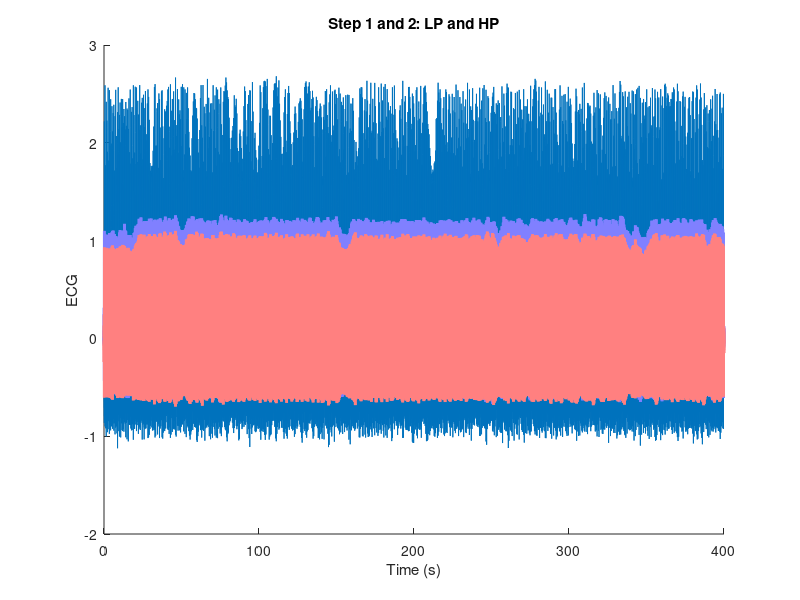
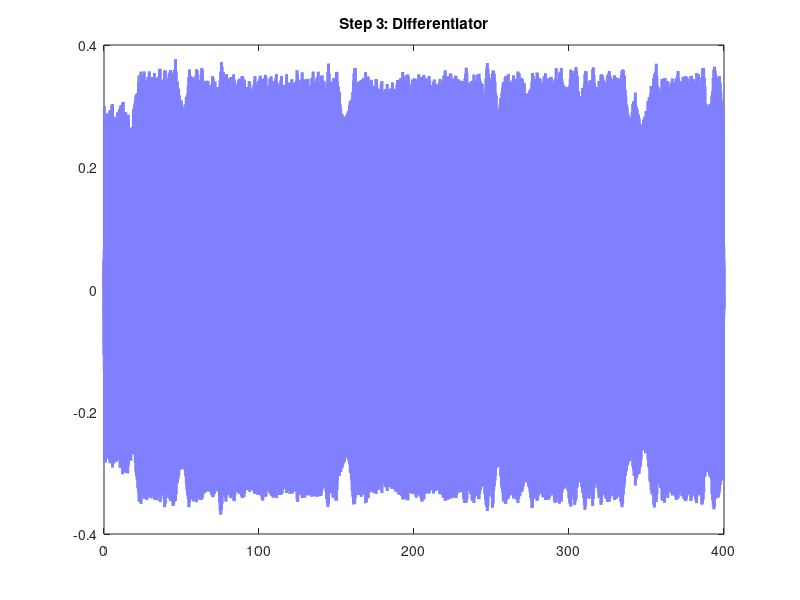
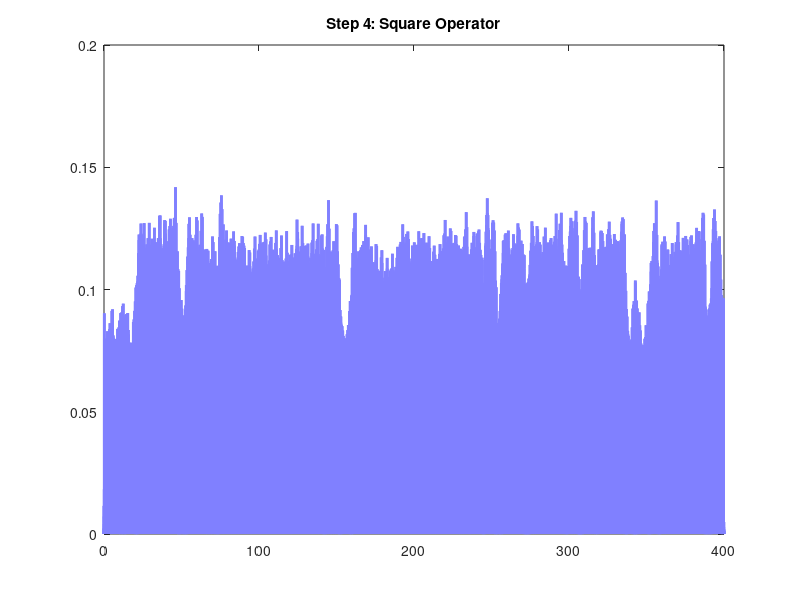
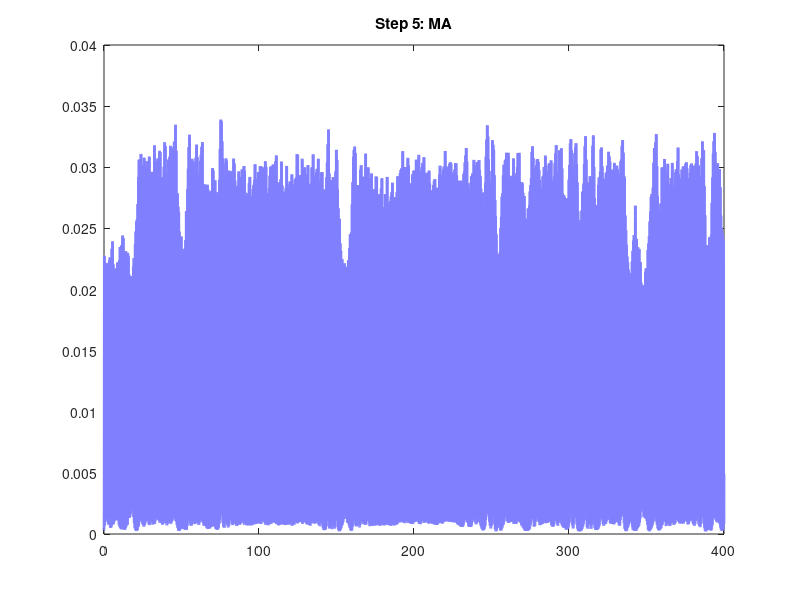

These charts were generated, in order, by the following MATLAB code:
%% Event Detection 

% Objective is to implement a basic QRS detection algorithm
% The QRS is inspired on the Pan-Tompkins algorithm for QRS Detection

% Algorithm 
% Step 1 - Lowpass Filter (60 Hz, smoothing)
% Step 2 - Highpass Filter
% Step 3 - Differentiator (enhance QRS complex)
% Step 4 - Squaring Operator
% Step 5 - Moving Average Filter (integration)
% Step 6 - Decision Logic

close all
clear
clc
%% Load Noisy ECG
% load Noisy ECG signal sampled at 500 Hz
load ECGNoisy60Hz.mat

% Decimate, Pan-Tompkins algorithm designed for fs = 200 Hz
ecg = decimate(ecgn,2);
ecg = ecg-mean(ecg);
fs = fs/2;

%% Plot ECG signal

t = (0:length(ecg)-1)/fs;
figure('Color', [1 1 1]);
h = plot(t,ecg);
xlabel('Time (s)');
ylabel('ECG');
box off;
hold on;

%% Step 1
% Lowpass filter to Eliminate High frequency noise and 60 Hz noise

fclp = 22; % 11 in the book (work both for adults and children)
Wp = fclp/(fs/2);
[B,A] = ellip(8,0.5,20,Wp);
% freqz(B,A,2^10,fs);
% zplane(B,A);

ecglp = filtfilt(B,A,ecg);
h = plot(t,ecglp);
set(h,'Color',[0.5 0.5 1]);
set(h,'LineWidth',2);

%% Step 2:
% Highpass filter to eliminate low frequency noise (Baseline drift)

fchp = 5;
Wp = fchp/(fs/2);
[B,A] = ellip(8,0.5,20,Wp,'high');
% freqz(B,A,2^10,fs);
% zplane(B,A);

ecghp = filtfilt(B,A,ecglp);
h = plot(t,ecghp);
set(h,'Color',[1 0.5 0.5]);
set(h,'LineWidth',2);
title('Step 1 and 2: LP and HP');

%% Step 3: Differentiator
% derviative operators to "ehnance" QRS Feature

ecgd = diff([0; ecghp]); % append zero to beginning to make signals same length
figure('Color',[1 1 1]);
h = plot(t,ecgd);
set(h,'Color',[0.5 0.5 1]);
set(h,'LineWidth',2);
title('Step 3: Differentiator');

%% Step 4: Square Operator

ecgs = ecgd.^2; % append zero to beginning to make signals same length
figure('Color',[1 1 1]);
h = plot(t,ecgs);
set(h,'Color',[0.5 0.5 1]);
set(h,'LineWidth',2);
title('Step 4: Square Operator')

%% Step 5: Moving Average Filter
% Integrator

B = ones(30,1)/30;
ecgm = filtfilt(B,1,ecgs);
figure('Color',[1 1 1]);
h = plot(t,ecgm);
set(h,'Color',[0.5 0.5 1]);
set(h,'LineWidth',2);
title('Step 5: MA')


%% Step 6: Decision Logic
% Peak detection

x = ecgm;
nx = length(x);
id = find((x(1:nx-2)<x(2:nx-1))&(x(2:nx-1)>x(3:nx)))+1;
id2 = find(ecghp(id) > 1);
id2 = id(id2);
figure('Color',[1 1 1]);
h = plot(t,x,id/fs,x(id),'r.');
set(h,'MarkerSize',18);
title('Step 6: Decision Logic');

%% Step 7: Detection on Original ECG
%
% If point is not at top, peak detection is off by 1 sample or 1/25 = 4 ms
% Want dot to touch QRS complex

figure('Color',[1 1 1]);
h = plot(t,ecg,id/fs,ecg(id),'r.');
set(h,'MarkerSize',18);
set(h,'LineWidth', 2);
title('Step 7: Detection on Original Signal');
xlabel('Time (s)');
ylabel('ECG');
hold on;

h = plot(t,ecg,id2/fs,ecg(id2),'g.');

%% Step 8: Interbeat Interval Analysisfind overdetections

figure('Color',[1 1 1]);
ibi = diff(id);
h = plot(ibi);
set(h,'LineWidth', 2);
title('Step 8: Interbeats');
xlabel('sample');
ylabel('IBI');

% in graph, downward peaks mean small "interbeats" which is over detection.
% Heartrate doestn change that quickly. Improved by high fc in LP filter
% (not modifying signal as much)

figure('Color',[1 1 1]);
ibi2 = diff(id2);
h = plot(ibi2);
set(h,'LineWidth', 2);
title('Step 8: Interbeats');
xlabel('sample');
ylabel('IBI');







